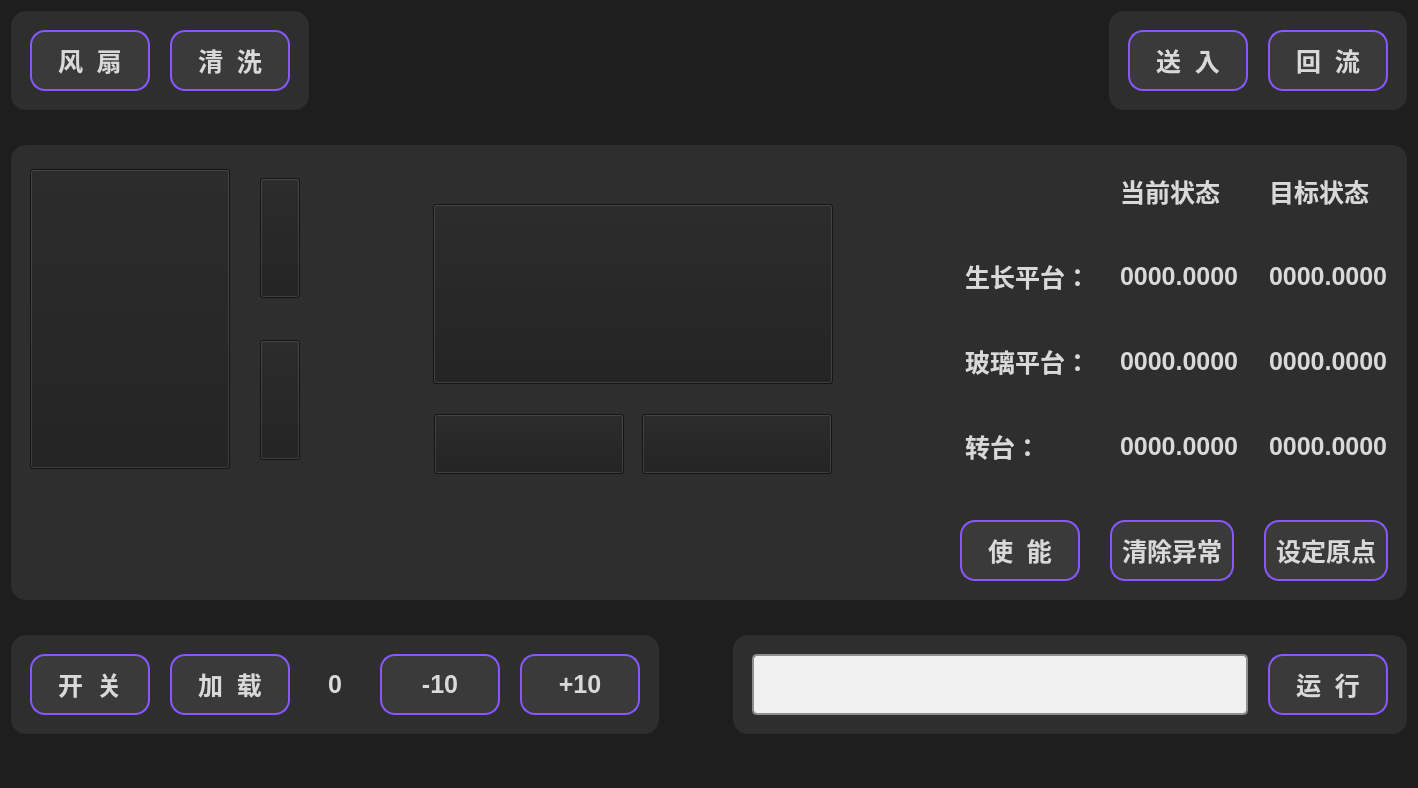
<?xml version="1.0" encoding="UTF-8"?>
<ui version="4.0">
 <class>ControlTab</class>
 <widget class="QWidget" name="ControlTab">
  <property name="geometry">
   <rect>
    <x>0</x>
    <y>0</y>
    <width>1418</width>
    <height>788</height>
   </rect>
  </property>
  <property name="minimumSize">
   <size>
    <width>0</width>
    <height>0</height>
   </size>
  </property>
  <property name="styleSheet">
   <string notr="true">        QWidget {
            background-color: #1E1E1E;
            color: #FFFFFF; 
        }

        QGroupBox {
            border: none;
            background-color: #2E2E2E;
			padding: 10px 10px;
            border-radius: 15px;
            font-size: 25px;
            font-family: Arial;
            font-weight: bold;
            color: #D9D9D9;
        }
        QGroupBox::title {
            padding: 5px;
            margin-left: 15px;
        }

        QLabel {
            background-color: #2E2E2E;
            color: #D9D9D9;
            font-size: 25px;
            font-family: Arial; 
            font-weight: bold;
            text-align: left;
        }
      </string>
  </property>
  <layout class="QVBoxLayout" name="verticalLayout_4">
   <property name="spacing">
    <number>35</number>
   </property>
   <item>
    <layout class="QHBoxLayout" name="horizontalLayout_6">
     <item alignment="Qt::AlignLeft">
      <widget class="QGroupBox" name="controlGroupBox">
       <property name="styleSheet">
        <string notr="true">        QPushButton {
            background-color: #3A3A3A;
            border: 2px solid #8757ff;
            color: #D9D9D9;
            font-size: 25px;
            font-family: &quot;Microsoft YaHei&quot;;
            font-weight: bold;
            border-radius: 15px;
            padding: 10px;
        }
        QPushButton:hover {
            background-color: #3f59fa;
        }
        QPushButton:checked {
            background-color: #3f59fa; 
            border: 2px solid #8757ff; 
        }
        QPushButton:pressed {
            background-color: #87B3E5; 
            border: 2px solid #4A90E2; 
        }</string>
       </property>
       <property name="title">
        <string/>
       </property>
       <layout class="QHBoxLayout" name="controlLayout">
        <property name="spacing">
         <number>20</number>
        </property>
        <item>
         <widget class="QPushButton" name="fanOnButton">
          <property name="minimumSize">
           <size>
            <width>120</width>
            <height>40</height>
           </size>
          </property>
          <property name="text">
           <string>风  扇</string>
          </property>
          <property name="checkable">
           <bool>true</bool>
          </property>
         </widget>
        </item>
        <item>
         <widget class="QPushButton" name="cleaningOnButton">
          <property name="minimumSize">
           <size>
            <width>120</width>
            <height>40</height>
           </size>
          </property>
          <property name="text">
           <string>清  洗</string>
          </property>
          <property name="checkable">
           <bool>true</bool>
          </property>
         </widget>
        </item>
       </layout>
      </widget>
     </item>
     <item>
      <spacer name="horizontalSpacer_4">
       <property name="orientation">
        <enum>Qt::Horizontal</enum>
       </property>
       <property name="sizeHint" stdset="0">
        <size>
         <width>40</width>
         <height>20</height>
        </size>
       </property>
      </spacer>
     </item>
     <item>
      <widget class="QGroupBox" name="materialGroupBox">
       <property name="styleSheet">
        <string notr="true">        QPushButton {
            background-color: #3A3A3A;
            border: 2px solid #8757ff;
            color: #D9D9D9;
            font-size: 25px;
            font-family: &quot;Microsoft YaHei&quot;;
            font-weight: bold;
            border-radius: 15px;
            padding: 10px;
        }
        QPushButton:hover {
            background-color: #3f59fa;
        }
        QPushButton:checked {
            background-color: #3f59fa; 
            border: 2px solid #8757ff; 
        }
        QPushButton:pressed {
            background-color: #87B3E5; 
            border: 2px solid #4A90E2; 
        }</string>
       </property>
       <property name="title">
        <string/>
       </property>
       <layout class="QVBoxLayout" name="materialLayout">
        <item>
         <layout class="QHBoxLayout" name="materialActionRow">
          <property name="spacing">
           <number>20</number>
          </property>
          <item>
           <layout class="QHBoxLayout" name="materialSelectionRow">
            <property name="spacing">
             <number>20</number>
            </property>
           </layout>
          </item>
          <item>
           <widget class="QPushButton" name="feedButton">
            <property name="minimumSize">
             <size>
              <width>120</width>
              <height>40</height>
             </size>
            </property>
            <property name="text">
             <string>送  入</string>
            </property>
           </widget>
          </item>
          <item>
           <widget class="QPushButton" name="refluxButton">
            <property name="minimumSize">
             <size>
              <width>120</width>
              <height>40</height>
             </size>
            </property>
            <property name="text">
             <string>回  流</string>
            </property>
           </widget>
          </item>
         </layout>
        </item>
       </layout>
      </widget>
     </item>
    </layout>
   </item>
   <item>
    <layout class="QHBoxLayout" name="horizontalLayout_9">
     <item>
      <widget class="QGroupBox" name="platformGroupBox_2">
       <property name="styleSheet">
        <string notr="true"/>
       </property>
       <property name="title">
        <string/>
       </property>
       <layout class="QVBoxLayout" name="verticalLayout_2">
        <item>
         <layout class="QHBoxLayout" name="horizontalLayout">
          <item>
           <layout class="QVBoxLayout" name="verticalLayout">
            <item>
             <layout class="QHBoxLayout" name="horizontalLayout_3">
              <property name="spacing">
               <number>30</number>
              </property>
              <item>
               <widget class="QPushButton" name="platformButton">
                <property name="sizePolicy">
                 <sizepolicy hsizetype="Fixed" vsizetype="Fixed">
                  <horstretch>0</horstretch>
                  <verstretch>0</verstretch>
                 </sizepolicy>
                </property>
                <property name="minimumSize">
                 <size>
                  <width>200</width>
                  <height>300</height>
                 </size>
                </property>
                <property name="styleSheet">
                 <string notr="true"/>
                </property>
                <property name="text">
                 <string/>
                </property>
                <property name="checkable">
                 <bool>true</bool>
                </property>
               </widget>
              </item>
              <item>
               <layout class="QVBoxLayout" name="movementControlRow">
                <property name="spacing">
                 <number>15</number>
                </property>
                <item alignment="Qt::AlignHCenter|Qt::AlignVCenter">
                 <widget class="QPushButton" name="raiseButton">
                  <property name="sizePolicy">
                   <sizepolicy hsizetype="Fixed" vsizetype="Fixed">
                    <horstretch>0</horstretch>
                    <verstretch>0</verstretch>
                   </sizepolicy>
                  </property>
                  <property name="minimumSize">
                   <size>
                    <width>40</width>
                    <height>120</height>
                   </size>
                  </property>
                  <property name="styleSheet">
                   <string notr="true"/>
                  </property>
                  <property name="text">
                   <string/>
                  </property>
                 </widget>
                </item>
                <item alignment="Qt::AlignHCenter|Qt::AlignVCenter">
                 <widget class="QPushButton" name="lowerButton">
                  <property name="sizePolicy">
                   <sizepolicy hsizetype="Fixed" vsizetype="Fixed">
                    <horstretch>0</horstretch>
                    <verstretch>0</verstretch>
                   </sizepolicy>
                  </property>
                  <property name="minimumSize">
                   <size>
                    <width>40</width>
                    <height>120</height>
                   </size>
                  </property>
                  <property name="styleSheet">
                   <string notr="true"/>
                  </property>
                  <property name="text">
                   <string/>
                  </property>
                 </widget>
                </item>
               </layout>
              </item>
              <item>
               <spacer name="horizontalSpacer_3">
                <property name="orientation">
                 <enum>Qt::Horizontal</enum>
                </property>
                <property name="sizeHint" stdset="0">
                 <size>
                  <width>40</width>
                  <height>20</height>
                 </size>
                </property>
               </spacer>
              </item>
              <item>
               <layout class="QVBoxLayout" name="verticalLayout_3">
                <item>
                 <spacer name="verticalSpacer_2">
                  <property name="orientation">
                   <enum>Qt::Vertical</enum>
                  </property>
                  <property name="sizeHint" stdset="0">
                   <size>
                    <width>20</width>
                    <height>40</height>
                   </size>
                  </property>
                 </spacer>
                </item>
                <item alignment="Qt::AlignHCenter">
                 <widget class="QPushButton" name="turntableButton">
                  <property name="sizePolicy">
                   <sizepolicy hsizetype="Fixed" vsizetype="Fixed">
                    <horstretch>0</horstretch>
                    <verstretch>0</verstretch>
                   </sizepolicy>
                  </property>
                  <property name="minimumSize">
                   <size>
                    <width>400</width>
                    <height>180</height>
                   </size>
                  </property>
                  <property name="styleSheet">
                   <string notr="true"/>
                  </property>
                  <property name="text">
                   <string/>
                  </property>
                  <property name="iconSize">
                   <size>
                    <width>200</width>
                    <height>500</height>
                   </size>
                  </property>
                  <property name="checkable">
                   <bool>true</bool>
                  </property>
                 </widget>
                </item>
                <item>
                 <layout class="QHBoxLayout" name="horizontalLayout_2">
                  <property name="spacing">
                   <number>15</number>
                  </property>
                  <item alignment="Qt::AlignHCenter|Qt::AlignTop">
                   <widget class="QPushButton" name="leftTurnButton">
                    <property name="sizePolicy">
                     <sizepolicy hsizetype="Fixed" vsizetype="Fixed">
                      <horstretch>0</horstretch>
                      <verstretch>0</verstretch>
                     </sizepolicy>
                    </property>
                    <property name="minimumSize">
                     <size>
                      <width>190</width>
                      <height>60</height>
                     </size>
                    </property>
                    <property name="text">
                     <string/>
                    </property>
                   </widget>
                  </item>
                  <item alignment="Qt::AlignHCenter|Qt::AlignTop">
                   <widget class="QPushButton" name="rightTurnButton">
                    <property name="sizePolicy">
                     <sizepolicy hsizetype="Fixed" vsizetype="Fixed">
                      <horstretch>0</horstretch>
                      <verstretch>0</verstretch>
                     </sizepolicy>
                    </property>
                    <property name="minimumSize">
                     <size>
                      <width>190</width>
                      <height>60</height>
                     </size>
                    </property>
                    <property name="text">
                     <string/>
                    </property>
                   </widget>
                  </item>
                 </layout>
                </item>
               </layout>
              </item>
              <item>
               <spacer name="horizontalSpacer_5">
                <property name="orientation">
                 <enum>Qt::Horizontal</enum>
                </property>
                <property name="sizeHint" stdset="0">
                 <size>
                  <width>40</width>
                  <height>20</height>
                 </size>
                </property>
               </spacer>
              </item>
              <item>
               <layout class="QGridLayout" name="gridLayout">
                <item row="1" column="1">
                 <widget class="QLabel" name="plateMotorPositionLabel">
                  <property name="maximumSize">
                   <size>
                    <width>16777215</width>
                    <height>16777215</height>
                   </size>
                  </property>
                  <property name="text">
                   <string>0000.0000</string>
                  </property>
                 </widget>
                </item>
                <item row="2" column="0">
                 <widget class="QLabel" name="glassPlatformLabel">
                  <property name="maximumSize">
                   <size>
                    <width>16777215</width>
                    <height>16777215</height>
                   </size>
                  </property>
                  <property name="text">
                   <string>玻璃平台：</string>
                  </property>
                 </widget>
                </item>
                <item row="2" column="2">
                 <widget class="QLabel" name="glassMotorTargetPositionLabel">
                  <property name="maximumSize">
                   <size>
                    <width>120</width>
                    <height>16777215</height>
                   </size>
                  </property>
                  <property name="text">
                   <string>0000.0000</string>
                  </property>
                 </widget>
                </item>
                <item row="1" column="0">
                 <widget class="QLabel" name="growthPlatformLabel">
                  <property name="minimumSize">
                   <size>
                    <width>0</width>
                    <height>0</height>
                   </size>
                  </property>
                  <property name="maximumSize">
                   <size>
                    <width>16777215</width>
                    <height>16777215</height>
                   </size>
                  </property>
                  <property name="text">
                   <string>生长平台：</string>
                  </property>
                 </widget>
                </item>
                <item row="3" column="2">
                 <widget class="QLabel" name="rotateMotorTargetPositionLabel">
                  <property name="maximumSize">
                   <size>
                    <width>120</width>
                    <height>16777215</height>
                   </size>
                  </property>
                  <property name="text">
                   <string>0000.0000</string>
                  </property>
                 </widget>
                </item>
                <item row="2" column="1">
                 <widget class="QLabel" name="glassMotorPositionLabel">
                  <property name="maximumSize">
                   <size>
                    <width>120</width>
                    <height>16777215</height>
                   </size>
                  </property>
                  <property name="text">
                   <string>0000.0000</string>
                  </property>
                 </widget>
                </item>
                <item row="3" column="0">
                 <widget class="QLabel" name="turntableLabel">
                  <property name="maximumSize">
                   <size>
                    <width>16777215</width>
                    <height>16777215</height>
                   </size>
                  </property>
                  <property name="text">
                   <string>转台：</string>
                  </property>
                 </widget>
                </item>
                <item row="1" column="2">
                 <widget class="QLabel" name="plateMotorTargetPositionLabel">
                  <property name="maximumSize">
                   <size>
                    <width>16777215</width>
                    <height>16777215</height>
                   </size>
                  </property>
                  <property name="text">
                   <string>0000.0000</string>
                  </property>
                 </widget>
                </item>
                <item row="3" column="1">
                 <widget class="QLabel" name="rotateMotorPositionLabel">
                  <property name="maximumSize">
                   <size>
                    <width>120</width>
                    <height>16777215</height>
                   </size>
                  </property>
                  <property name="text">
                   <string>0000.0000</string>
                  </property>
                 </widget>
                </item>
                <item row="0" column="1">
                 <widget class="QLabel" name="label_2">
                  <property name="text">
                   <string>当前状态</string>
                  </property>
                 </widget>
                </item>
                <item row="0" column="2">
                 <widget class="QLabel" name="label_3">
                  <property name="text">
                   <string>目标状态</string>
                  </property>
                 </widget>
                </item>
               </layout>
              </item>
             </layout>
            </item>
           </layout>
          </item>
         </layout>
        </item>
        <item>
         <spacer name="verticalSpacer_3">
          <property name="orientation">
           <enum>Qt::Vertical</enum>
          </property>
          <property name="sizeHint" stdset="0">
           <size>
            <width>20</width>
            <height>40</height>
           </size>
          </property>
         </spacer>
        </item>
        <item>
         <layout class="QHBoxLayout" name="magnitudeSelectionRow">
          <property name="spacing">
           <number>30</number>
          </property>
          <item>
           <spacer name="horizontalSpacer">
            <property name="orientation">
             <enum>Qt::Horizontal</enum>
            </property>
            <property name="sizeHint" stdset="0">
             <size>
              <width>40</width>
              <height>20</height>
             </size>
            </property>
           </spacer>
          </item>
          <item alignment="Qt::AlignRight">
           <widget class="QPushButton" name="enableButton">
            <property name="minimumSize">
             <size>
              <width>120</width>
              <height>40</height>
             </size>
            </property>
            <property name="maximumSize">
             <size>
              <width>16777215</width>
              <height>16777215</height>
             </size>
            </property>
            <property name="styleSheet">
             <string notr="true">        QPushButton {
            background-color: #3A3A3A;
            border: 2px solid #8757ff;
            color: #D9D9D9;
            font-size: 25px;
            font-family: &quot;Microsoft YaHei&quot;;
            font-weight: bold;
            border-radius: 15px;
            padding: 10px;
        }
        QPushButton:hover {
            background-color: #3f59fa;
        }
        QPushButton:checked {
            background-color: #3f59fa; 
            border: 2px solid #8757ff; 
        }
        QPushButton:pressed {
            background-color: #87B3E5; 
            border: 2px solid #4A90E2; 
        }
</string>
            </property>
            <property name="text">
             <string>使  能</string>
            </property>
            <property name="checkable">
             <bool>true</bool>
            </property>
           </widget>
          </item>
          <item alignment="Qt::AlignRight">
           <widget class="QPushButton" name="clearExceptionButton">
            <property name="minimumSize">
             <size>
              <width>120</width>
              <height>40</height>
             </size>
            </property>
            <property name="maximumSize">
             <size>
              <width>16777215</width>
              <height>16777215</height>
             </size>
            </property>
            <property name="styleSheet">
             <string notr="true">        QPushButton {
            background-color: #3A3A3A;
            border: 2px solid #8757ff;
            color: #D9D9D9;
            font-size: 25px;
            font-family: &quot;Microsoft YaHei&quot;;
            font-weight: bold;
            border-radius: 15px;
            padding: 10px;
        }
        QPushButton:hover {
            background-color: #3f59fa;
        }
        QPushButton:checked {
            background-color: #3f59fa; 
            border: 2px solid #8757ff; 
        }
        QPushButton:pressed {
            background-color: #87B3E5; 
            border: 2px solid #4A90E2; 
        }</string>
            </property>
            <property name="text">
             <string>清除异常</string>
            </property>
           </widget>
          </item>
          <item alignment="Qt::AlignRight">
           <widget class="QPushButton" name="setOriginButton">
            <property name="minimumSize">
             <size>
              <width>120</width>
              <height>40</height>
             </size>
            </property>
            <property name="styleSheet">
             <string notr="true">        QPushButton {
            background-color: #3A3A3A;
            border: 2px solid #8757ff;
            color: #D9D9D9;
            font-size: 25px;
            font-family: &quot;Microsoft YaHei&quot;;
            font-weight: bold;
            border-radius: 15px;
            padding: 10px;
        }
        QPushButton:hover {
            background-color: #3f59fa;
        }
        QPushButton:checked {
            background-color: #3f59fa; 
            border: 2px solid #8757ff; 
        }
        QPushButton:pressed {
            background-color: #87B3E5; 
            border: 2px solid #4A90E2; 
        }</string>
            </property>
            <property name="text">
             <string>设定原点</string>
            </property>
           </widget>
          </item>
         </layout>
        </item>
       </layout>
      </widget>
     </item>
    </layout>
   </item>
   <item>
    <layout class="QHBoxLayout" name="horizontalLayout_8" stretch="1,0,1">
     <property name="spacing">
      <number>7</number>
     </property>
     <item alignment="Qt::AlignLeft">
      <widget class="QGroupBox" name="verticalGroupBox">
       <property name="maximumSize">
        <size>
         <width>920</width>
         <height>16777215</height>
        </size>
       </property>
       <property name="styleSheet">
        <string notr="true">        QPushButton {
            background-color: #3A3A3A;
            border: 2px solid #8757ff;
            color: #D9D9D9;
            font-size: 25px;
            font-family: &quot;Microsoft YaHei&quot;;
            font-weight: bold;
            border-radius: 15px;
            padding: 10px;
        }
        QPushButton:hover {
            background-color: #3f59fa;
        }
        QPushButton:checked {
            background-color: #3f59fa; 
            border: 2px solid #8757ff; 
        }
        QPushButton:pressed {
            background-color: #87B3E5; 
            border: 2px solid #4A90E2; 
        }
</string>
       </property>
       <layout class="QHBoxLayout" name="horizontalLayout_7">
        <property name="spacing">
         <number>7</number>
        </property>
        <item>
         <layout class="QHBoxLayout" name="horizontalLayout_4">
          <property name="spacing">
           <number>20</number>
          </property>
          <property name="sizeConstraint">
           <enum>QLayout::SetDefaultConstraint</enum>
          </property>
          <item>
           <widget class="QPushButton" name="projectorOnOffButton">
            <property name="sizePolicy">
             <sizepolicy hsizetype="Preferred" vsizetype="Preferred">
              <horstretch>0</horstretch>
              <verstretch>0</verstretch>
             </sizepolicy>
            </property>
            <property name="minimumSize">
             <size>
              <width>120</width>
              <height>40</height>
             </size>
            </property>
            <property name="maximumSize">
             <size>
              <width>16777215</width>
              <height>16777215</height>
             </size>
            </property>
            <property name="styleSheet">
             <string notr="true"/>
            </property>
            <property name="text">
             <string>开  关</string>
            </property>
            <property name="checkable">
             <bool>true</bool>
            </property>
           </widget>
          </item>
          <item>
           <widget class="QPushButton" name="loadImageButton">
            <property name="sizePolicy">
             <sizepolicy hsizetype="Preferred" vsizetype="Preferred">
              <horstretch>0</horstretch>
              <verstretch>0</verstretch>
             </sizepolicy>
            </property>
            <property name="minimumSize">
             <size>
              <width>120</width>
              <height>40</height>
             </size>
            </property>
            <property name="maximumSize">
             <size>
              <width>16777215</width>
              <height>16777215</height>
             </size>
            </property>
            <property name="styleSheet">
             <string notr="true"/>
            </property>
            <property name="text">
             <string>加  载</string>
            </property>
           </widget>
          </item>
          <item>
           <widget class="QLabel" name="currentDisplay">
            <property name="minimumSize">
             <size>
              <width>50</width>
              <height>40</height>
             </size>
            </property>
            <property name="maximumSize">
             <size>
              <width>200</width>
              <height>16777215</height>
             </size>
            </property>
            <property name="text">
             <string>0</string>
            </property>
            <property name="alignment">
             <set>Qt::AlignCenter</set>
            </property>
           </widget>
          </item>
          <item>
           <widget class="QPushButton" name="reduceCurrentButton">
            <property name="sizePolicy">
             <sizepolicy hsizetype="Preferred" vsizetype="Preferred">
              <horstretch>0</horstretch>
              <verstretch>0</verstretch>
             </sizepolicy>
            </property>
            <property name="minimumSize">
             <size>
              <width>120</width>
              <height>40</height>
             </size>
            </property>
            <property name="maximumSize">
             <size>
              <width>16777215</width>
              <height>16777215</height>
             </size>
            </property>
            <property name="styleSheet">
             <string notr="true"/>
            </property>
            <property name="text">
             <string>-10</string>
            </property>
           </widget>
          </item>
          <item>
           <widget class="QPushButton" name="increaseCurrentButton">
            <property name="sizePolicy">
             <sizepolicy hsizetype="Preferred" vsizetype="Preferred">
              <horstretch>0</horstretch>
              <verstretch>0</verstretch>
             </sizepolicy>
            </property>
            <property name="minimumSize">
             <size>
              <width>120</width>
              <height>40</height>
             </size>
            </property>
            <property name="maximumSize">
             <size>
              <width>16777215</width>
              <height>16777215</height>
             </size>
            </property>
            <property name="styleSheet">
             <string notr="true"/>
            </property>
            <property name="text">
             <string>+10</string>
            </property>
           </widget>
          </item>
         </layout>
        </item>
       </layout>
      </widget>
     </item>
     <item>
      <spacer name="horizontalSpacer_2">
       <property name="orientation">
        <enum>Qt::Horizontal</enum>
       </property>
       <property name="sizeHint" stdset="0">
        <size>
         <width>40</width>
         <height>20</height>
        </size>
       </property>
      </spacer>
     </item>
     <item alignment="Qt::AlignLeft">
      <widget class="QGroupBox" name="groupBox">
       <property name="styleSheet">
        <string notr="true">        QPushButton {
            background-color: #3A3A3A;
            border: 2px solid #8757ff;
            color: #D9D9D9;
            font-size: 25px;
            font-family: &quot;Microsoft YaHei&quot;;
            font-weight: bold;
            border-radius: 15px;
            padding: 10px;
        }
        QPushButton:hover {
            background-color: #3f59fa;
        }
        QPushButton:checked {
            background-color: #3f59fa; 
            border: 2px solid #8757ff; 
        }
        QPushButton:pressed {
            background-color: #87B3E5; 
            border: 2px solid #4A90E2; 
        }
</string>
       </property>
       <property name="title">
        <string/>
       </property>
       <layout class="QHBoxLayout" name="horizontalLayout_5">
        <property name="spacing">
         <number>20</number>
        </property>
        <item>
         <widget class="QLineEdit" name="cmdLineEdit">
          <property name="sizePolicy">
           <sizepolicy hsizetype="Preferred" vsizetype="Preferred">
            <horstretch>0</horstretch>
            <verstretch>0</verstretch>
           </sizepolicy>
          </property>
          <property name="minimumSize">
           <size>
            <width>496</width>
            <height>50</height>
           </size>
          </property>
          <property name="styleSheet">
           <string notr="true">            QLineEdit {
               background-color: #f0f0f0;
               border: 2px solid #8f8f91;
               border-radius: 5px;
               padding: 5px;
               font-size: 25px;
               font-family: Arial;
               font-weight: bold;
			   color: black;
            }
           QLineEdit:focus {
               border: 2px solid #0078d7;
            }</string>
          </property>
         </widget>
        </item>
        <item>
         <widget class="QPushButton" name="runCmdButton">
          <property name="minimumSize">
           <size>
            <width>120</width>
            <height>40</height>
           </size>
          </property>
          <property name="styleSheet">
           <string notr="true"/>
          </property>
          <property name="text">
           <string>运  行</string>
          </property>
         </widget>
        </item>
       </layout>
      </widget>
     </item>
    </layout>
   </item>
   <item>
    <spacer name="verticalSpacer">
     <property name="orientation">
      <enum>Qt::Vertical</enum>
     </property>
     <property name="sizeHint" stdset="0">
      <size>
       <width>20</width>
       <height>40</height>
      </size>
     </property>
    </spacer>
   </item>
  </layout>
 </widget>
 <resources/>
 <connections/>
</ui>
